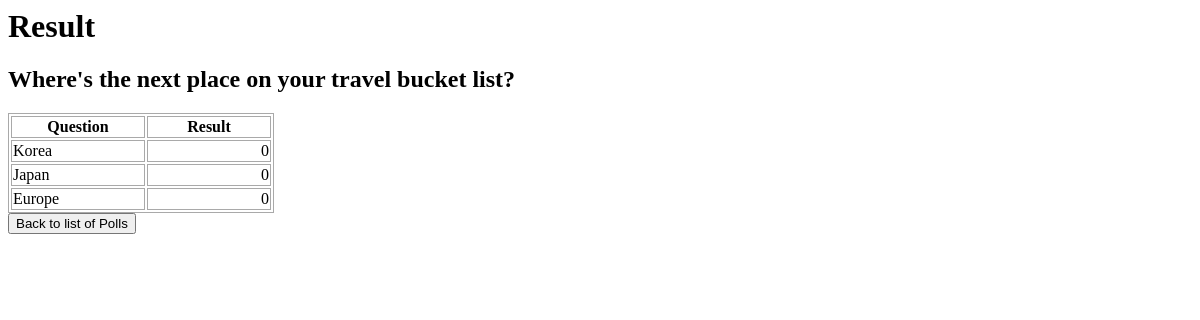
The page /polls/4/results/ on the database as committed earlier.
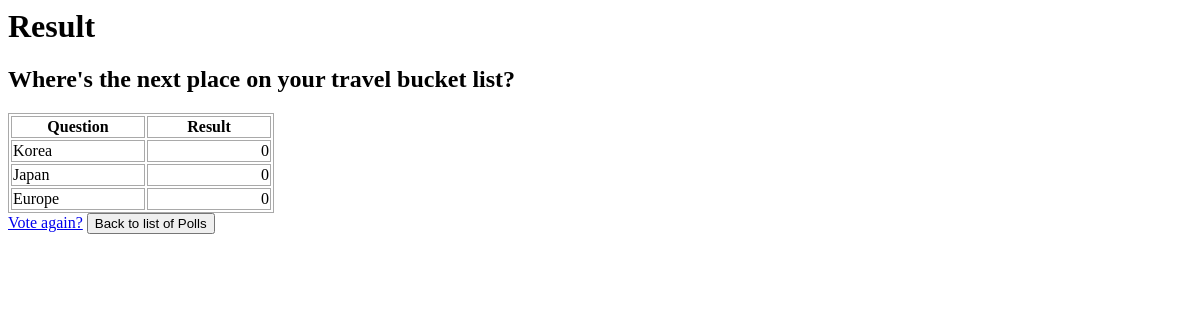
The same page on the database as committed later.
### polls/views.py (the view)
# urls.py: path('<int:pk>/results/', views.ResultsView.as_view(), name='results'),
class ResultsView(generic.DetailView):
    model = Question
    template_name = 'polls/results.html'

### polls/models.py (called while the page is built)
    def can_vote(self):
        now = timezone.now()
        return self.pub_date <= now <= self.end_date

### polls/templates/polls/results.html (shortened to what this page needs)
<h1 style="color: black"> Result </h1>
<h2>{{ question.question_text }}</h2>
<table>
    <tr>
        <th style="width: 130px">Question</th>
        <th style="width: 120px">Result</th>
    </tr>
    <tbody>
        {% for choice in question.choice_set.all %}
    <tr>
        <td>
            {{ choice.choice_text }}
        </td>
        <td style="text-align: right">
            {{ choice.vote_set.count }}
        </td>
    </tr>
    {% endfor %}
    </tbody>
</table>
{% if question.can_vote %}
    <a href="{% url 'polls:detail' question.id %}">Vote again?</a>
{% endif %}
<input type="button" value="Back to list of Polls" onclick= "location.href = '{% url 'polls:index' %}'">

Rows that differ between the two databases and show on the page:
changed Question "Where's the next place on your travel bucket list?": pub_date "2020-09-10 10:08:13" → "2020-10-31 09:58:14" (drawn)
Other text that changed with them:
text now shown: "Vote again?"
